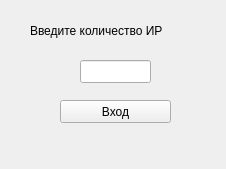
<?xml version="1.0" encoding="UTF-8"?>
<ui version="4.0">
 <class>MainWindow</class>
 <widget class="QMainWindow" name="MainWindow">
  <property name="geometry">
   <rect>
    <x>0</x>
    <y>0</y>
    <width>226</width>
    <height>169</height>
   </rect>
  </property>
  <property name="sizePolicy">
   <sizepolicy hsizetype="Fixed" vsizetype="Fixed">
    <horstretch>225</horstretch>
    <verstretch>169</verstretch>
   </sizepolicy>
  </property>
  <property name="windowTitle">
   <string>Главное окно</string>
  </property>
  <widget class="QWidget" name="centralWidget">
   <widget class="QLabel" name="lab_quantity">
    <property name="geometry">
     <rect>
      <x>30</x>
      <y>20</y>
      <width>171</width>
      <height>21</height>
     </rect>
    </property>
    <property name="text">
     <string>Введите количество ИР</string>
    </property>
   </widget>
   <widget class="QLineEdit" name="edit_quantity">
    <property name="geometry">
     <rect>
      <x>80</x>
      <y>60</y>
      <width>71</width>
      <height>23</height>
     </rect>
    </property>
    <property name="inputMask">
     <string>00</string>
    </property>
   </widget>
   <widget class="QPushButton" name="butt_enter">
    <property name="geometry">
     <rect>
      <x>60</x>
      <y>100</y>
      <width>111</width>
      <height>23</height>
     </rect>
    </property>
    <property name="text">
     <string>Вход</string>
    </property>
   </widget>
  </widget>
  <widget class="QMenuBar" name="menuBar">
   <property name="geometry">
    <rect>
     <x>0</x>
     <y>0</y>
     <width>226</width>
     <height>25</height>
    </rect>
   </property>
  </widget>
 </widget>
 <layoutdefault spacing="6" margin="11"/>
 <resources/>
 <connections/>
</ui>
